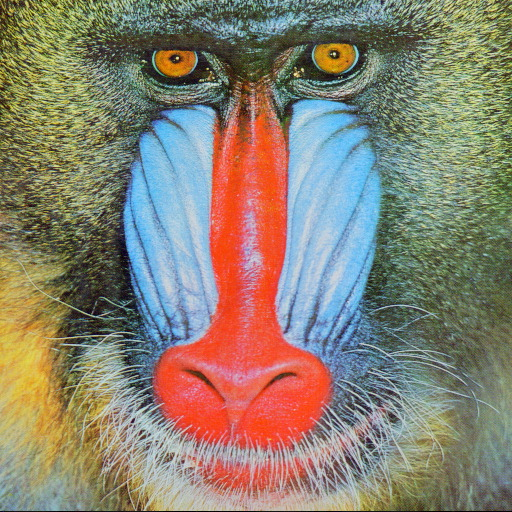
#> input picture data/internet_images/baboon.jpg, 512 x 512 px
$ python -i masking.py   (imports and definitions only)   (older library calls are emulated)
#> lines starting #> are read from the running program, lines starting #| are printed output that depends on the picture
#> further down, picture is the input picture: shape (512, 512, 3); mean B, G, R 112.9, 129.1, 137.1
"""
Deterministic Texture and Activity Masking Module
Calculates spatial-domain Human Visual System (HVS) activity weights using
Sobel gradient magnitude, local variance, and local Shannon entropy.
"""

from typing import Tuple, Optional
import numpy as np
import cv2
from scipy.ndimage import uniform_filter


class DeterministicTextureMasker:
    """
    Computes a deterministic, lightweight spatial texture and activity mask
    for adaptive frequency-domain watermark embedding.
    """

    def __init__(
        self,
        weight_gradient: float = 0.40,
        weight_variance: float = 0.40,
        weight_entropy: float = 0.20,
        window_size: int = 7,
        alpha_min: float = 0.05,
        alpha_max: float = 0.25,
        base_alpha: float = 0.15,
    ):
        """
        Args:
            weight_gradient: Importance weight for Sobel gradient magnitude.
            weight_variance: Importance weight for local statistical variance.
            weight_entropy: Importance weight for local Shannon entropy.
            window_size: Neighborhood window size for statistical filters.
            alpha_min: Minimum embedding strength multiplier.
            alpha_max: Maximum embedding strength multiplier.
            base_alpha: Global baseline embedding scaling parameter.
        """
        total_w = weight_gradient + weight_variance + weight_entropy
        self.w_grad = weight_gradient / total_w
        self.w_var = weight_variance / total_w
        self.w_ent = weight_entropy / total_w
        self.window_size = window_size
        self.alpha_min = alpha_min
        self.alpha_max = alpha_max
        self.base_alpha = base_alpha

    def compute_gradient_magnitude(self, image: np.ndarray) -> np.ndarray:
        """Computes normalized Sobel gradient magnitude."""
        # Ensure float32 in [0, 1]
        img_f = image.astype(np.float32)
        if img_f.max() > 1.0:
            img_f = img_f / 255.0

        gx = cv2.Sobel(img_f, cv2.CV_32F, 1, 0, ksize=3)
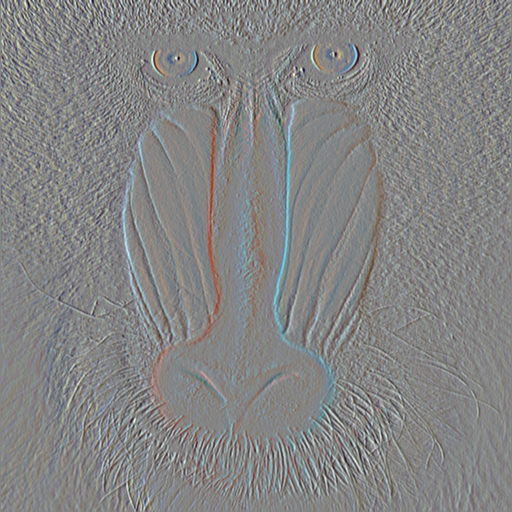
#> gx: shape (512, 512, 3) float32; mean B, G, R 0.000351, -0.000914, -0.00236; drawn with min black and max white
        gy = cv2.Sobel(img_f, cv2.CV_32F, 0, 1, ksize=3)
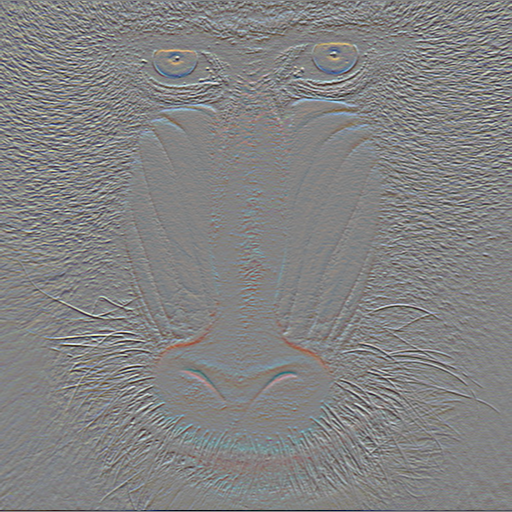
#> gy: shape (512, 512, 3) float32; mean B, G, R -0.00263, -0.00349, -0.0024; drawn with min black and max white
        grad_mag = np.sqrt(gx**2 + gy**2)
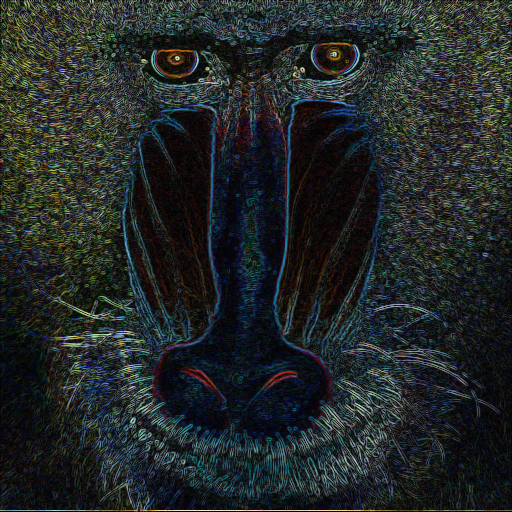
#> grad_mag: shape (512, 512, 3) float32; mean B, G, R 0.502, 0.501, 0.436; drawn with min black and max white

        # Normalize to [0, 1]
        g_min, g_max = np.min(grad_mag), np.max(grad_mag)
#> g_min = 0; g_max = 3.18
        if g_max > g_min:
            return (grad_mag - g_min) / (g_max - g_min)
        return np.zeros_like(grad_mag)

    def compute_local_variance(self, image: np.ndarray) -> np.ndarray:
        """Computes normalized local variance via sliding uniform filter."""
        img_f = image.astype(np.float32)
        if img_f.max() > 1.0:
            img_f = img_f / 255.0

        mean = uniform_filter(img_f, size=self.window_size, mode="reflect")
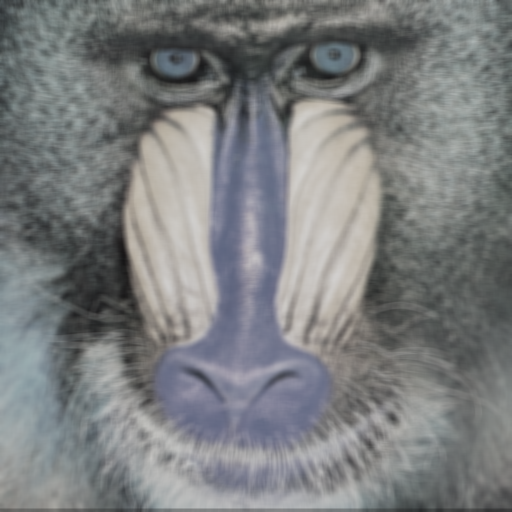
#> mean: shape (512, 512, 3) float32; mean B, G, R 0.502, 0.497, 0.488
        mean_sq = uniform_filter(img_f**2, size=self.window_size, mode="reflect")
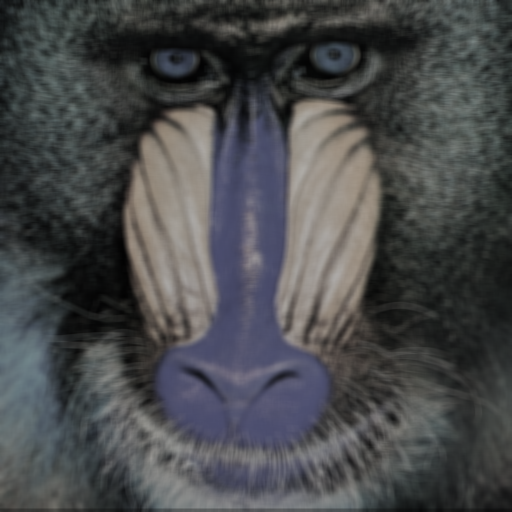
#> mean_sq: shape (512, 512, 3) float32; mean B, G, R 0.299, 0.293, 0.287
        variance = np.maximum(mean_sq - mean**2, 0.0)
        std_dev = np.sqrt(variance)
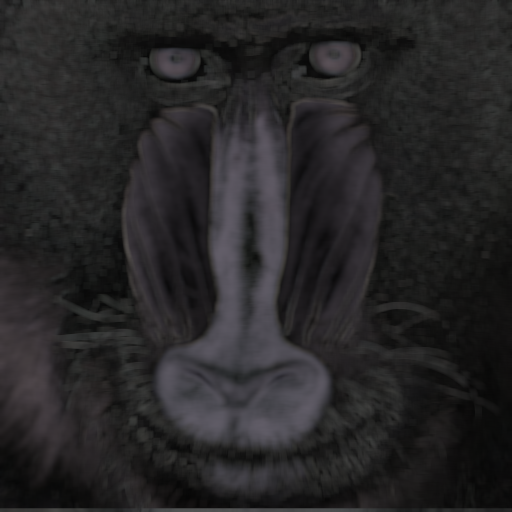
#> std_dev: shape (512, 512, 3) float32; mean B, G, R 0.155, 0.151, 0.155

        # Normalize to [0, 1]
        s_min, s_max = np.min(std_dev), np.max(std_dev)
#> s_min = 0.0236; s_max = 0.41
        if s_max > s_min:
            return (std_dev - s_min) / (s_max - s_min)
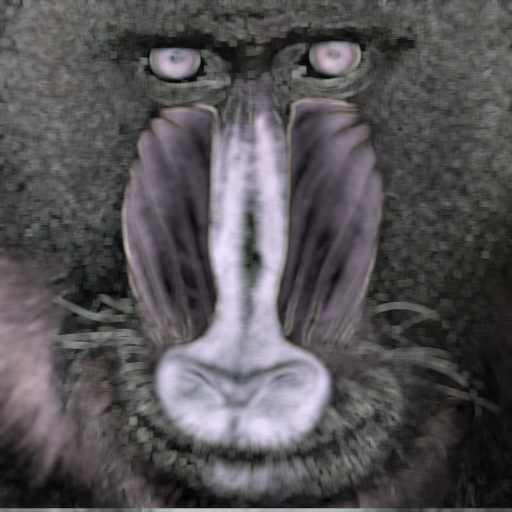
#> returned value: shape (512, 512, 3) float32; mean of channels 0, 1, 2 0.341, 0.33, 0.34; drawn as B, G, R
        return np.zeros_like(std_dev)

    def compute_local_entropy(self, image: np.ndarray, num_bins: int = 16) -> np.ndarray:
        """
        Computes fast, deterministic local Shannon entropy map using block histogram analysis.
        """
        img_u8 = (
            (image * 255).astype(np.uint8) if image.max() <= 1.0 else image.astype(np.uint8)
        )
#> (the run stopped early here; a loop or call above may not have finished)

$ run again, on data/internet_images/blox.jpg
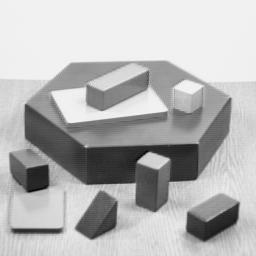
#> input picture data/internet_images/blox.jpg, 256 x 256 px
#> picture is the input picture: shape (256, 256, 3); min 0, max 252, mean 182.8
#> g_min = 0; g_max = 2.6
#> in compute_local_variance, `std_dev = np.sqrt(variance)`:
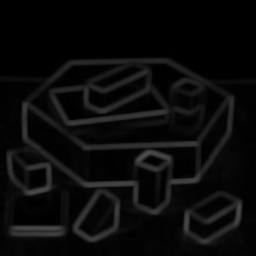
#> std_dev: shape (256, 256, 3) float32; min 0, max 0.31, mean 0.0407
#> s_min = 0; s_max = 0.31
#> in compute_local_variance, `return (std_dev - s_min) / (s_max - s_min)`:
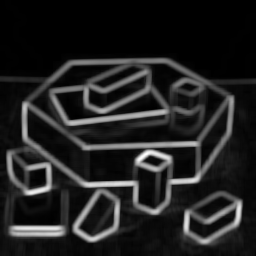
#> returned value: shape (256, 256, 3) float32; min 0, max 1, mean 0.131

$ run again, on data/internet_images/building.jpg
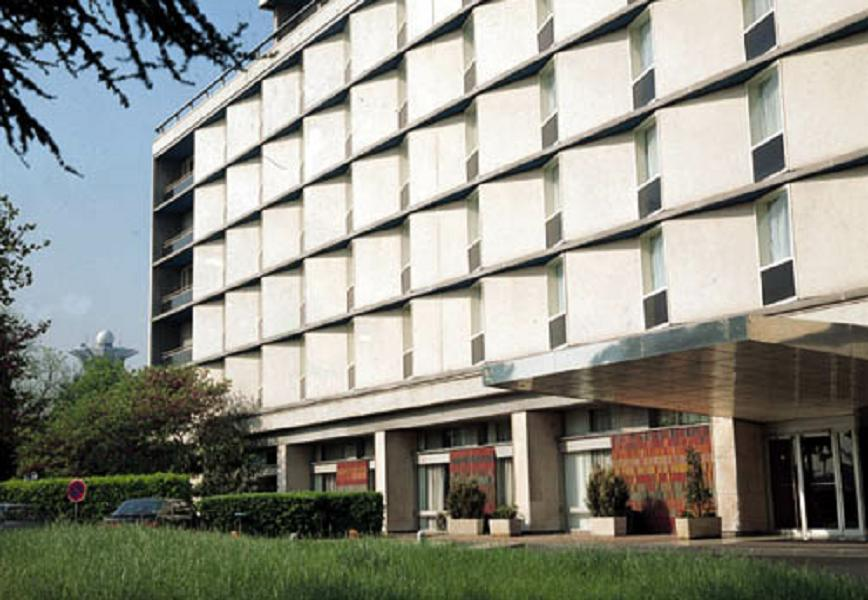
#> input picture data/internet_images/building.jpg, 868 x 600 px
#> picture is the input picture: shape (600, 868, 3); mean B, G, R 133.7, 143.6, 142.9
#> g_min = 0; g_max = 3.08
#> in compute_local_variance, `std_dev = np.sqrt(variance)`:
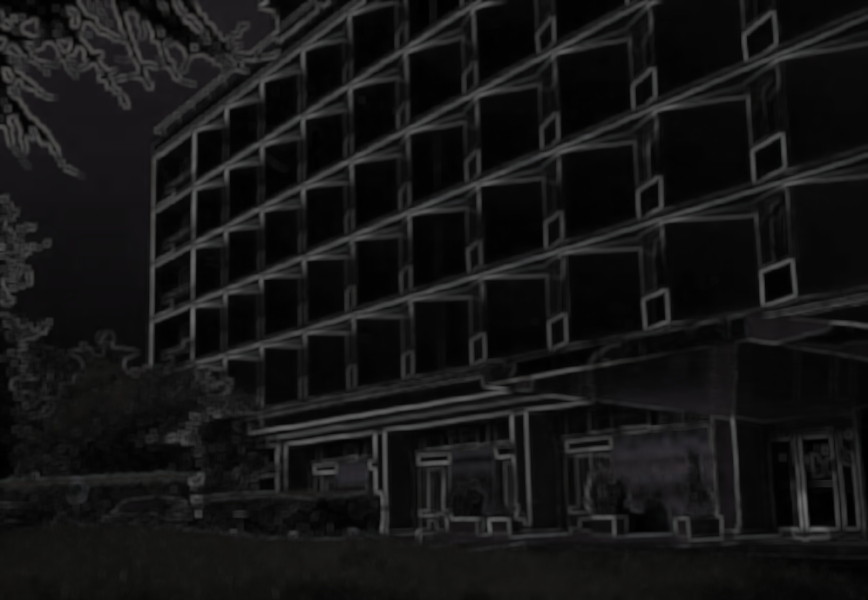
#> std_dev: shape (600, 868, 3) float32; mean B, G, R 0.0837, 0.0827, 0.0844
#> s_min = 0.00177; s_max = 0.419
#> in compute_local_variance, `return (std_dev - s_min) / (s_max - s_min)`:
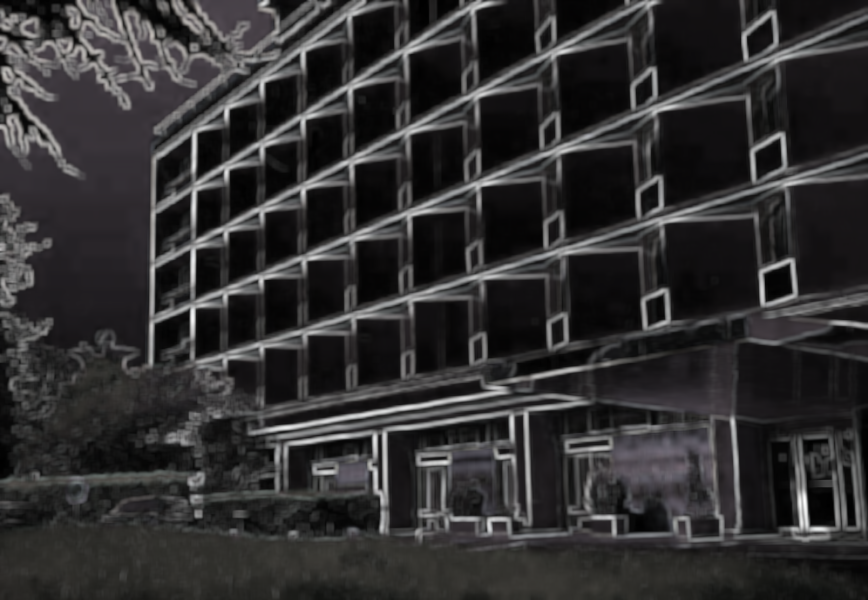
#> returned value: shape (600, 868, 3) float32; mean of channels 0, 1, 2 0.196, 0.194, 0.198; drawn as B, G, R

$ run again, on data/internet_images/butterfly.jpg
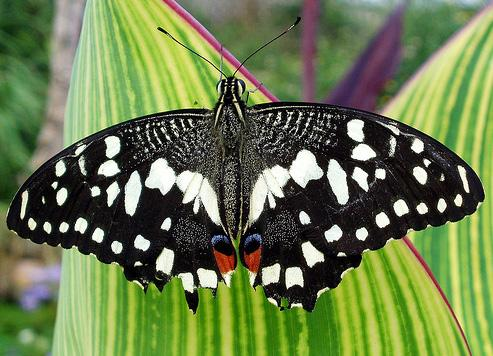
#> input picture data/internet_images/butterfly.jpg, 493 x 356 px
#> picture is the input picture: shape (356, 493, 3); mean B, G, R 77.2, 123.6, 107
#> g_min = 0; g_max = 4.13
#> s_min = 0.00697; s_max = 0.437
#> in compute_local_variance, `return (std_dev - s_min) / (s_max - s_min)`:
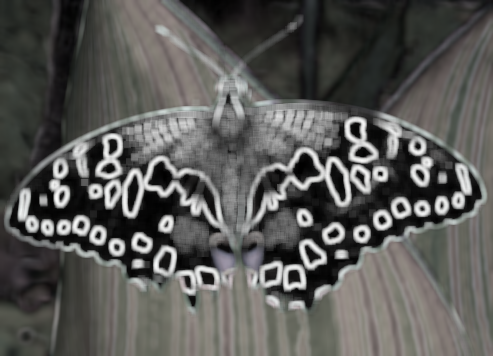
#> returned value: shape (356, 493, 3) float32; mean of channels 0, 1, 2 0.342, 0.352, 0.353; drawn as B, G, R
